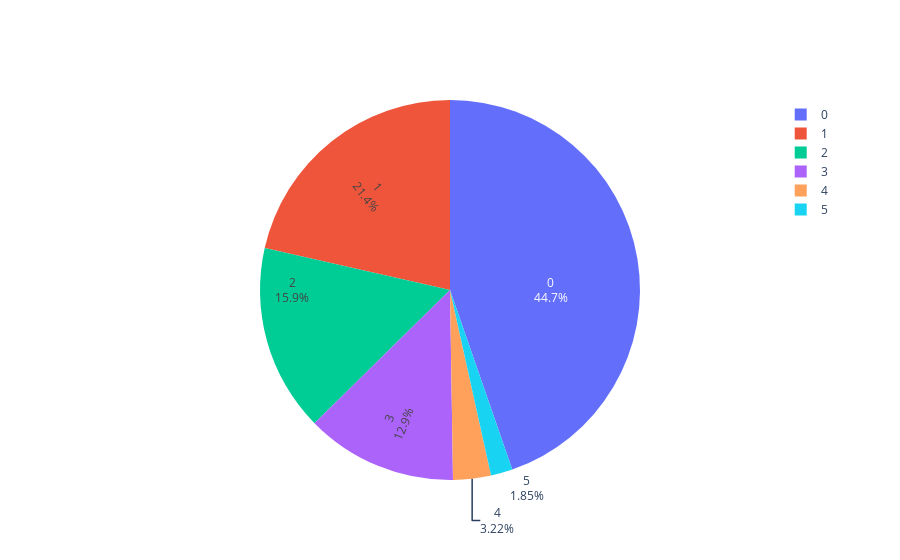

The code cell stored with this chart in its notebook:
### Code cell
mydata.piechart("job")

### Figure 1 — Plotly figure (JSON) as saved in the notebook; plotly's stock layout.template omitted (floating-point values rounded to 4 significant figures)
{"data": [{"insidetextorientation": "radial", "labels": [0, 1, 2, 3, 4, 5], "textinfo": "label+percent", "type": "pie", "values": [1598, 767, 569, 461, 115, 66]}], "layout": {}}
